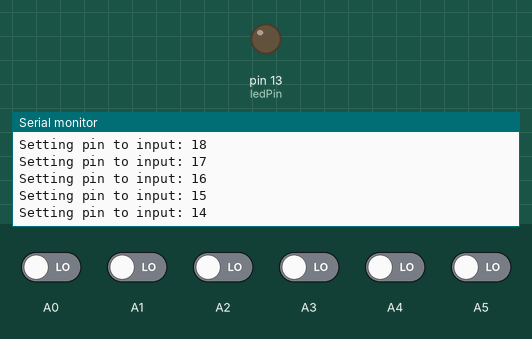
Recording of a sketch running on a simulated Arduino Uno, built with avr-gcc and run on an emulated ATmega328P. On the bench: output pins drawn as LEDs (lit = HIGH), the last lines printed to the serial monitor. The test bench sets the inputs (shaded band); at power-on: A0–5 LOW.

Above: at 1.3 s.
1.4 s: A0 driven HIGH
At 2.1 s:
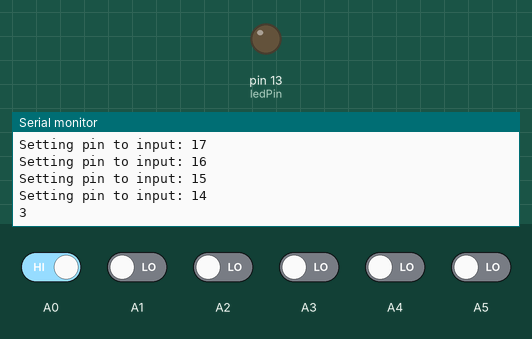
2.9 s: A0 driven LOW and A4 driven HIGH
At 3.4 s:
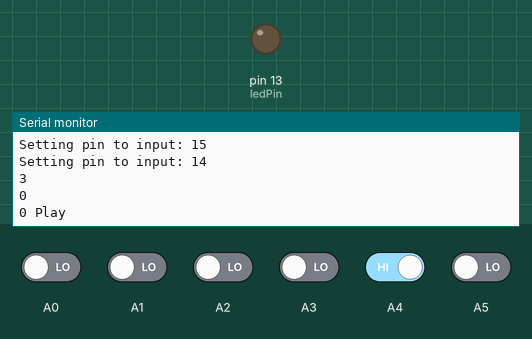
Timing chart, 0 to 5.9 s (numbered marks = the images above; inputs shaded):
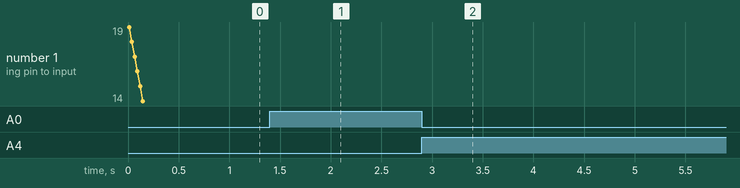

The sketch:

sonyJogShuttleButton.ino
```cpp
const int ledPin =  13;      // the number of the LED pin
const uint8_t NO_KNOB = 0xF8;
const uint8_t ANY_KNOB = 0x7;
const uint8_t NEGATIVE_KNOB = 0x80;
const uint8_t STOP_PUSHED = 0x40;
const uint8_t PLAY_PUSHED = 0x20;
const boolean DEBUG = true;
const boolean VERBOSE = false;

enum eMask {GRAY_SPEED_2 = 1, NEGATIVE = 2, PLAY = 4, STOP = 8, GRAY_SPEED_0 = 16, GRAY_SPEED_1 = 32, ALWAYS = 128};
class Button {
  public:
    const int pin;
    const eMask mask;
    Button (int initPinNumber, eMask initMask): pin(initPinNumber),mask(initMask) {
    };
    int buttonState = 0;
    int lastButtonState = 0;
    long lastDebounceTime = 0;
    static const long debounceDelay = 100;
} stopPin(A5,STOP), playPin(A4, PLAY), fastPin(A3, GRAY_SPEED_2), NEGATIVEPin(A2, NEGATIVE), GRAY_SPEED_0Pin(A1, GRAY_SPEED_0), medium(A0,GRAY_SPEED_1);

Button button[] = {stopPin, playPin, fastPin, NEGATIVEPin, GRAY_SPEED_0Pin, medium};
const int numButtons = 6;
eMask prevState = ALWAYS, currState = ALWAYS;

void printMask(eMask mask){
  uint8_t state=0;


  if ((mask & GRAY_SPEED_2) && (mask & GRAY_SPEED_1) && (mask & GRAY_SPEED_0)) state |= 5;
  else if ((mask & GRAY_SPEED_2) && (mask & GRAY_SPEED_1)) state |= 4;
  else if ((mask & GRAY_SPEED_2) && (mask & GRAY_SPEED_0)) state |= 6;
  else if (mask & GRAY_SPEED_2) state |= 7;
  else if ((mask & GRAY_SPEED_0) && (mask & GRAY_SPEED_1)) state |= 2;
  else if (mask & GRAY_SPEED_1) state |= 3;
  else if (mask & GRAY_SPEED_0) state |= 1;

  //negatives please, but no negative zeros thank you
  if ((mask & NEGATIVE)&&(mask & ANY_KNOB)) state |= NEGATIVE_KNOB;

  if (mask & PLAY) state |= PLAY_PUSHED;
  if (mask & STOP) state |= STOP_PUSHED;

  if (DEBUG){
    if (VERBOSE){
      Serial.print("State: ");Serial.println(state);
    }
    if (state & NEGATIVE_KNOB) Serial.print("-");
    if (state & ANY_KNOB) Serial.print(state & ANY_KNOB);
    else Serial.print("0");
    Serial.print(" ");
    if (state == PLAY_PUSHED) Serial.print("Play");
    if (state == STOP_PUSHED) Serial.print("Stop");
    Serial.println();
  }
}

void setup() {
  Serial.begin(9600);
  Serial.println(__TIME__);
    for (int i = 0; i < numButtons; i++) {
    Serial.print("Setting pin to input: "); Serial.println(button[i].pin);
    pinMode(button[i].pin, INPUT);
    pinMode(ledPin, OUTPUT);
  }
}

void loop() {
  currState = ALWAYS;
  for (int i = 0; i < numButtons; i++) {
    int reading = digitalRead(button[i].pin);
    //have things changed?
    if (reading != button[i].lastButtonState) {
      //reset the debouncing timer
      button[i].lastDebounceTime = millis();
    }
    if ((millis() - button[i].lastDebounceTime) > button[i].debounceDelay) {
      // has the reading been different longer than the debounceDelay time
      button[i].buttonState = reading;
    }
    // save the reading.  it'll be the lastButtonState:
    button[i].lastButtonState = reading;
    //Add flag to mask if it's on
    currState |= (button[i].mask * button[i].buttonState);
  }
  if (currState != prevState){
    printMask(currState);
    prevState = currState;
  }
}
```

Measured:
- after the input at 1.4 s, the serial monitor: prints a new line after 0.10 s (image 1)
- after the input at 2.9 s, the serial monitor: prints a new line after 0.10 s (image 2)
